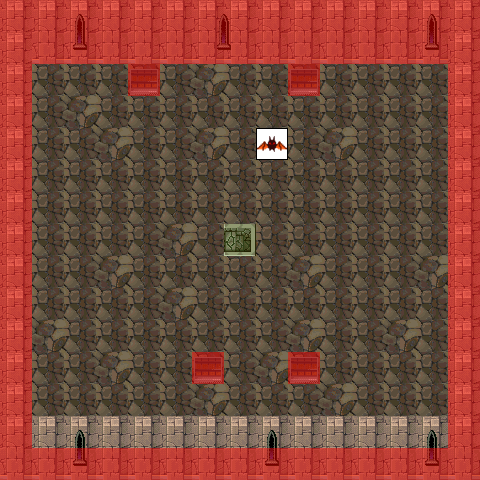

A 2D game scene composited from a Tiled map and its tileset images. What follows is a short description and the map's XML, with each tile layer's data collapsed to a summary:
An orthogonal 15x15 tile map with 32x32 px tiles, 8 tile layers (0_floor, 1_terrain, 2_object, 3_roof, ...), 7 tilesets.

<map version="1.0" orientation="orthogonal" renderorder="right-down" width="15" height="15" tilewidth="32" tileheight="32" nextobjectid="1">
 <tileset firstgid="1" name="../../tileset/logic/collision.png" tilewidth="32" tileheight="32" tilecount="1" columns="1">
  <image source="../../tileset/logic/collision.png" width="32" height="32" />
 </tileset>
 <tileset firstgid="2" name="kafelki_kamienne_zwykle" tilewidth="32" tileheight="32" tilecount="6" columns="2">
  <image source="../../tileset/pol/domki/podloga/kafelki_kamienne_zwykle.png" width="64" height="96" />
 </tileset>
 <tileset firstgid="8" name="sciany_kamienne" tilewidth="32" tileheight="32" tilecount="30" columns="6">
  <image source="../../tileset/pol/domki/sciany_kamienne.png" width="192" height="160" />
 </tileset>
 <tileset firstgid="38" name="tower_stone_ucha" tilewidth="32" tileheight="32" tilecount="18" columns="9">
  <image source="../../tileset/pol/domki/okna/tower_stone_ucha.png" width="288" height="64" />
 </tileset>
 <tileset firstgid="56" name="green_stairs" tilewidth="32" tileheight="32" tilecount="4" columns="2">
  <image source="../../tileset/building/stairs/green_stairs.png" width="64" height="64" />
 </tileset>
 <tileset firstgid="60" name="animal" tilewidth="32" tileheight="32" tilecount="30" columns="30">
  <image source="../../tileset/logic/creature/animal.png" width="960" height="32" />
 </tileset>
 <tileset firstgid="90" name="gargoyle" tilewidth="32" tileheight="32" tilecount="4" columns="4">
  <image source="../../tileset/logic/creature/gargoyle.png" width="128" height="32" />
 </tileset>
 <layer name="0_floor" width="15" height="15">
  <data>[225 cells, 225 non-empty, 4 distinct tile ids]</data>
 </layer>
 <layer name="1_terrain" width="15" height="15">
  <data>[225 cells, 15 non-empty, 7 distinct tile ids]</data>
 </layer>
 <layer name="2_object" width="15" height="15">
  <data>[225 cells, 4 non-empty, 1 distinct tile ids]</data>
 </layer>
 <layer name="3_roof" width="15" height="15">
  <data>[225 cells, 13 non-empty, 1 distinct tile ids]</data>
 </layer>
 <layer name="4_roof_add" width="15" height="15">
  <data>[225 cells, 3 non-empty, 1 distinct tile ids]</data>
 </layer>
 <layer name="objects" width="15" height="15">
  <data>[225 cells, 1 non-empty, 1 distinct tile ids]</data>
 </layer>
 <layer name="collision" width="15" height="15" opacity="0.47">
  <data>[225 cells, 73 non-empty, 1 distinct tile ids]</data>
 </layer>
 <layer name="protection" width="15" height="15" opacity="0.43">
  <data>[225 cells, 0 non-empty, 0 distinct tile ids]</data>
 </layer>
</map>
